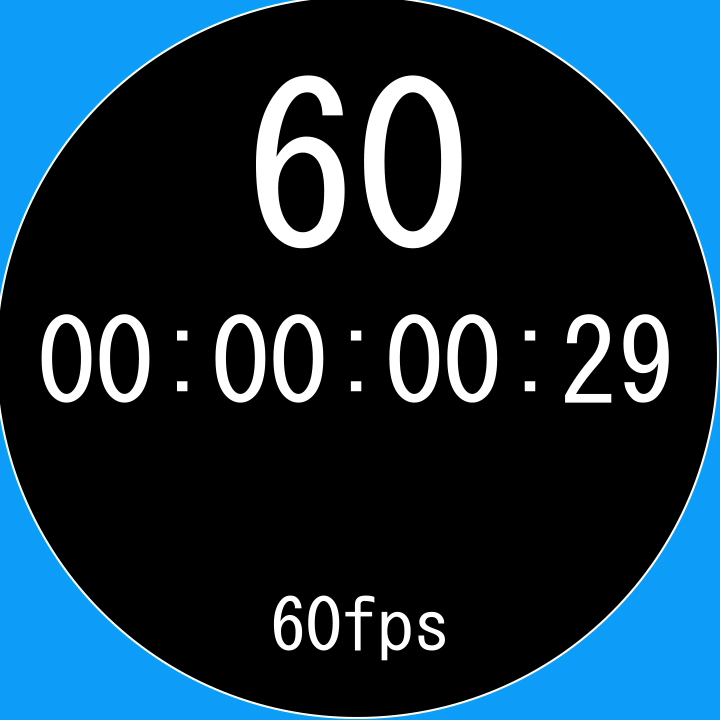
//> input picture frame 60 of sampleMovie/build/sampleTimeCode60.mp4, 720 x 720 px
$ ./sampleMovie   (built with g++ and OpenCV 4)
//> lines starting //> are read from the running program, lines starting //| are printed output that depends on the picture; after the words box and inside, x2 and y2 are one past the last pixel; in counts of white or black regions, pixels touching at a corner belong together
#include <opencv2/opencv.hpp>
#include <iostream>
#include <chrono>

using namespace std;

template <typename ... Args>
std::string format(const std::string& fmt, Args ... args )
{
    size_t len = std::snprintf( nullptr, 0, fmt.c_str(), args ... );
    std::vector<char> buf(len + 1);
    std::snprintf(&buf[0], len + 1, fmt.c_str(), args ... );
    return std::string(&buf[0], &buf[0] + len);
}

int main(void)
{
	// 時間計測
	chrono::system_clock::time_point loopTime, processStart, processEnd;
	double processTime, waitTime;

    std::string filepath = "sampleTimeCode60.mp4";
	cv::VideoCapture cap(filepath);
	if (cap.isOpened() == false) {
		return -1;
	}
	// fps and mpf(ms per frame)
	double fps=cap.get(cv::CAP_PROP_FPS);
	double mpf=1000 / fps;
	std::cout << format("FPS:%f(%fms)",fps, mpf) << std::endl;

	std::string windowName = "Video";
	cv::namedWindow(windowName, cv::WINDOW_NORMAL);
	// FullScreen
	cv::setWindowProperty(windowName, cv::WND_PROP_FULLSCREEN, cv::WINDOW_FULLSCREEN);

	cv::Mat image;
	loopTime = chrono::system_clock::now();
	while (1) {
		processStart = chrono::system_clock::now();

		// 1Loopの時間を取得
		double tmpLoopTime = static_cast<double>(chrono::duration_cast<chrono::microseconds>(processStart - loopTime).count() / 1000.0);
		loopTime = chrono::system_clock::now();

		// videoからimageへ1フレームを取り込む
		if(!cap.read(image)){
			// LOOP
			cap.set(cv::CAP_PROP_POS_FRAMES, 0);
			cap.read(image);
		};
//> image is the input picture: 720 rows x 720 cols, CV_8UC3; mean B, G, R 69.9, 51.2, 21.4
		cv::putText(image, format("Target FPS:%.2f(%.2fms)",fps, mpf), cv::Point(10,30), cv::FONT_HERSHEY_SIMPLEX, 1.0, cv::Scalar(255, 255, 255), 2);
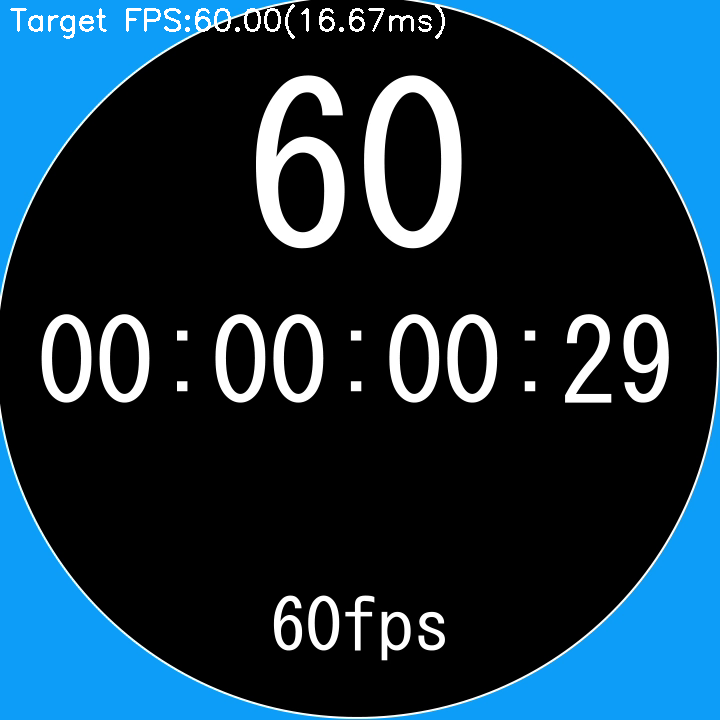
//> image: 720 rows x 720 cols, CV_8UC3; 0.59% of pixels changed, all inside (x1, y1, x2, y2) = (10, 4, 445, 39)
		cv::putText(image, format(" Loop Time(ms):%.2f",tmpLoopTime), cv::Point(10,60), cv::FONT_HERSHEY_SIMPLEX, 1.0, cv::Scalar(255, 255, 255), 2);
		cv::imshow(windowName, image);
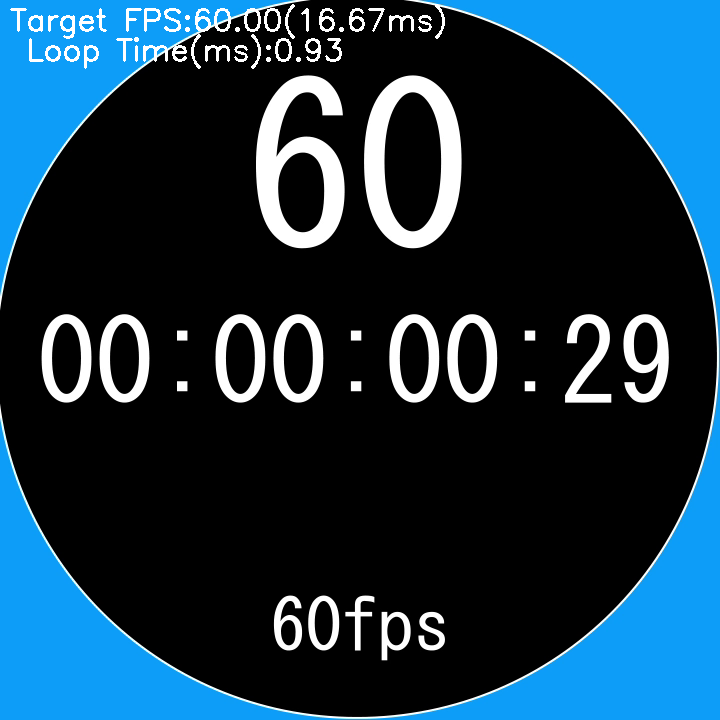
//> window 'Video': 720 rows x 720 cols, CV_8UC3; mean B, G, R 71.3, 53, 23.8

 		//ESCを押すと終了
		if (cv::waitKey(1) == 27) break;
//> the Esc key is pressed


		// 処理時間を考慮して待つ
		processEnd = chrono::system_clock::now();
		processTime = static_cast<double>(chrono::duration_cast<chrono::microseconds>(processEnd - processStart).count() / 1000.0);
		waitTime = mpf - processTime;
		if(waitTime >= 1){
			cv::waitKey(waitTime);
		}
	}

	cv::destroyWindow(windowName);
    return 0;
}

$ run again, starting later in the video
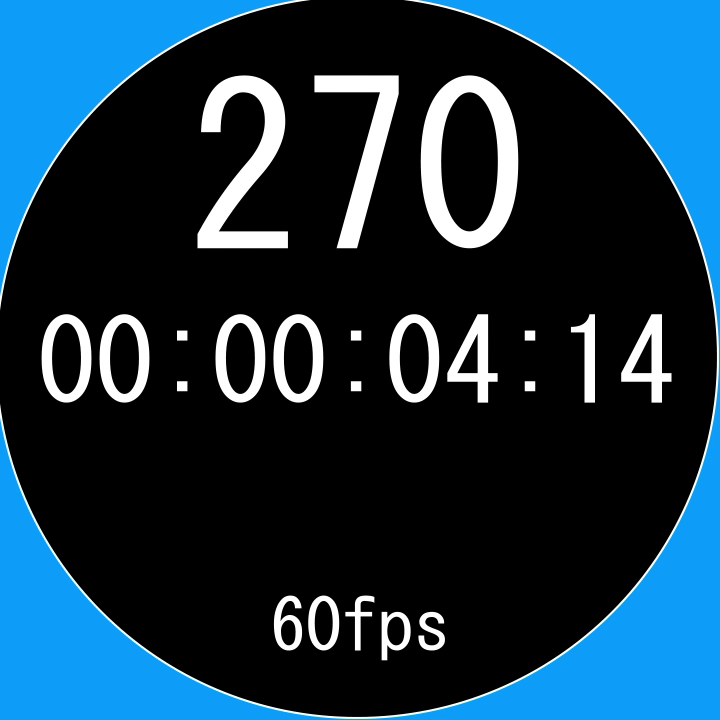
//> input picture frame 270 of sampleMovie/build/sampleTimeCode60.mp4, 720 x 720 px
//> image is the input picture: 720 rows x 720 cols, CV_8UC3; mean B, G, R 71, 52.3, 22.5
//> `cv::putText(image, format("Target FPS:%.2f(%.2fms)",fps, mpf), cv::Poi..`:
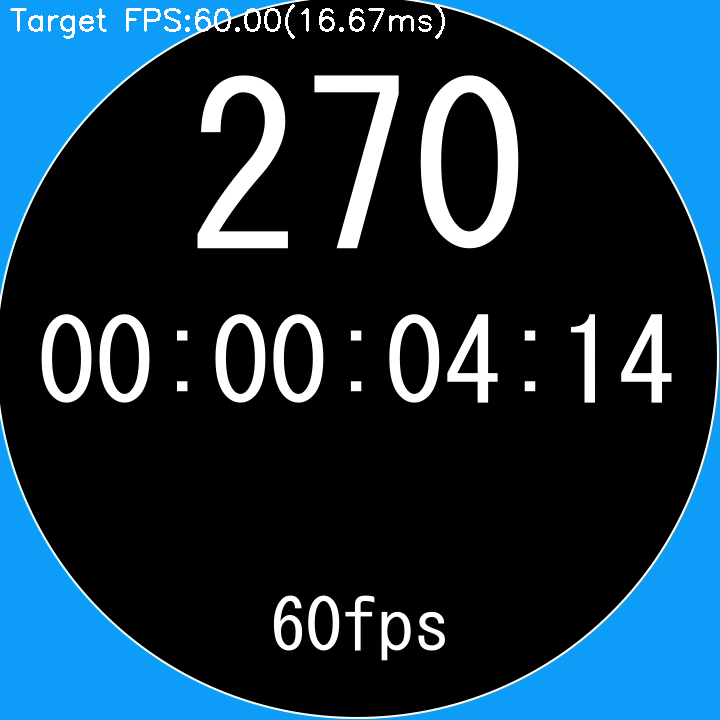
//> image: 720 rows x 720 cols, CV_8UC3; 0.59% of pixels changed, all inside (x1, y1, x2, y2) = (10, 4, 445, 39)
//> `cv::imshow(windowName, image);`:
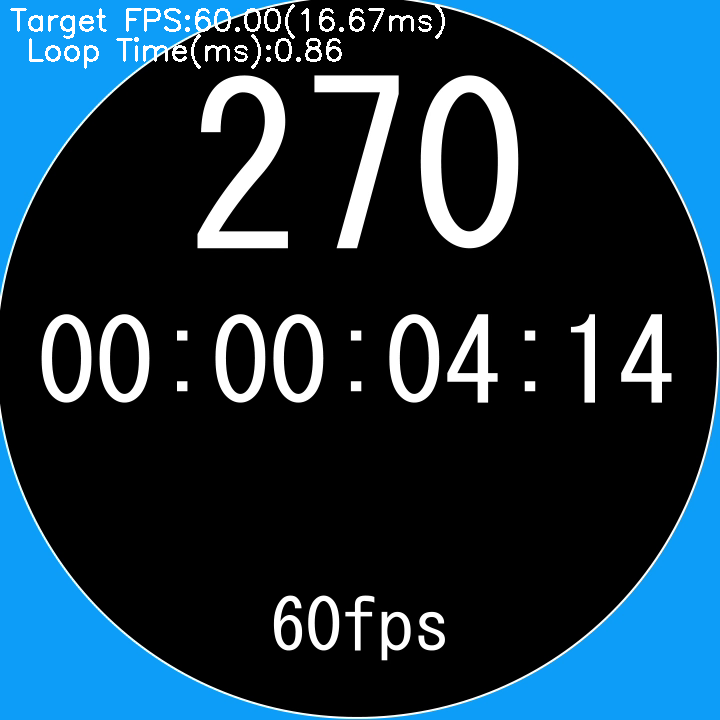
//> window 'Video': 720 rows x 720 cols, CV_8UC3; mean B, G, R 72.5, 54.2, 25

$ run again, starting later in the video
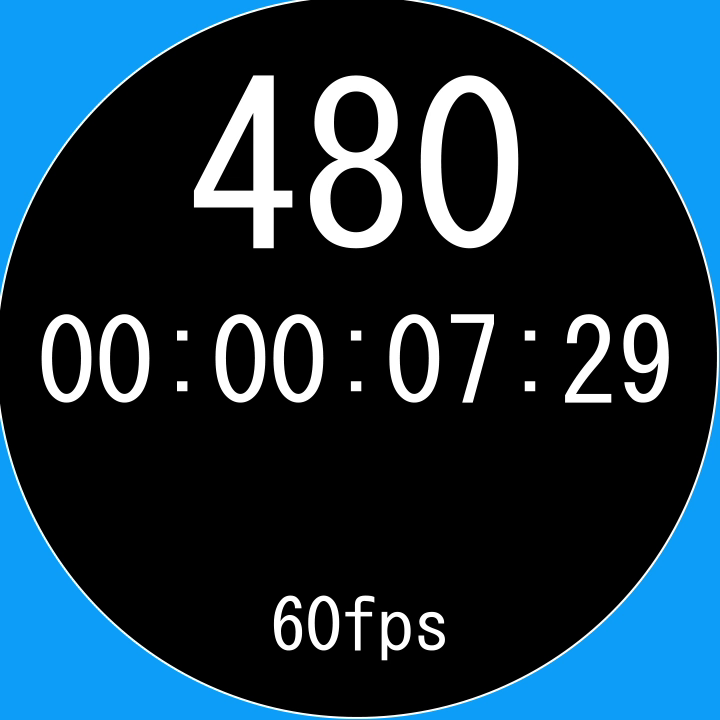
//> input picture frame 480 of sampleMovie/build/sampleTimeCode60.mp4, 720 x 720 px
//> image is the input picture: 720 rows x 720 cols, CV_8UC3; mean B, G, R 72.9, 54.2, 24.4
//> `cv::putText(image, format("Target FPS:%.2f(%.2fms)",fps, mpf), cv::Poi..`:
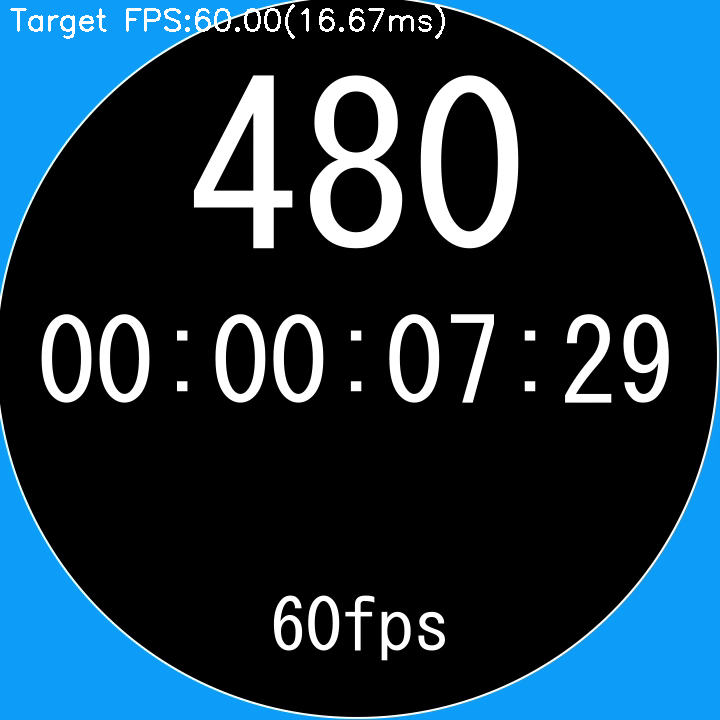
//> image: 720 rows x 720 cols, CV_8UC3; 0.59% of pixels changed, all inside (x1, y1, x2, y2) = (10, 4, 445, 39)
//> `cv::imshow(windowName, image);`:
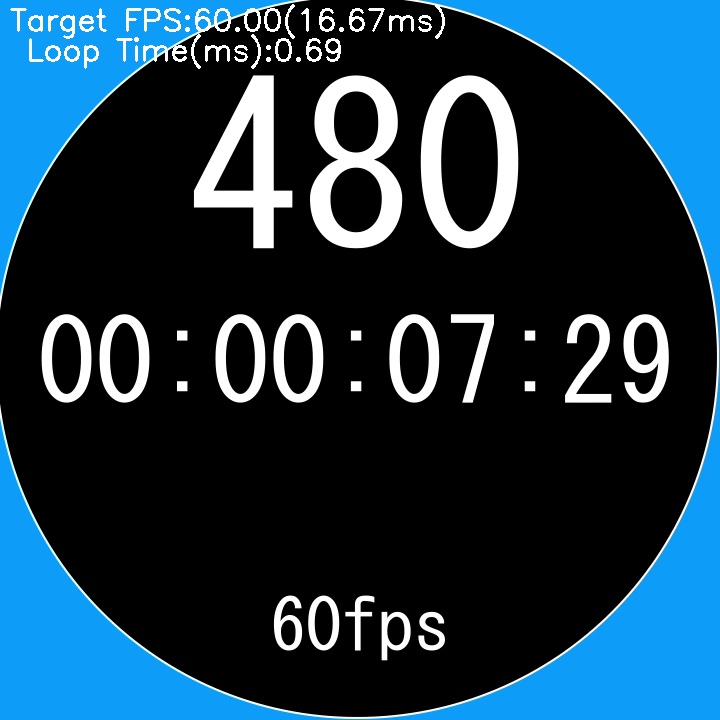
//> window 'Video': 720 rows x 720 cols, CV_8UC3; mean B, G, R 74.3, 56, 26.9
